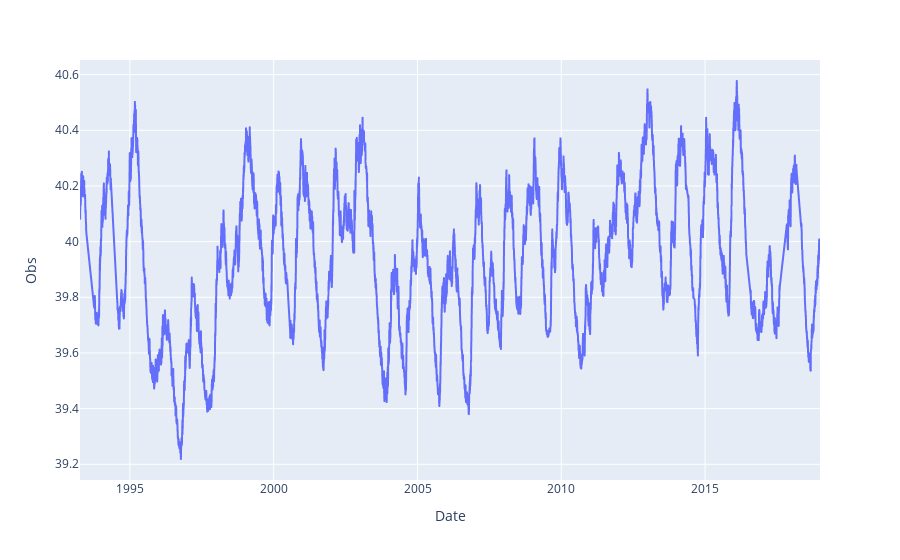
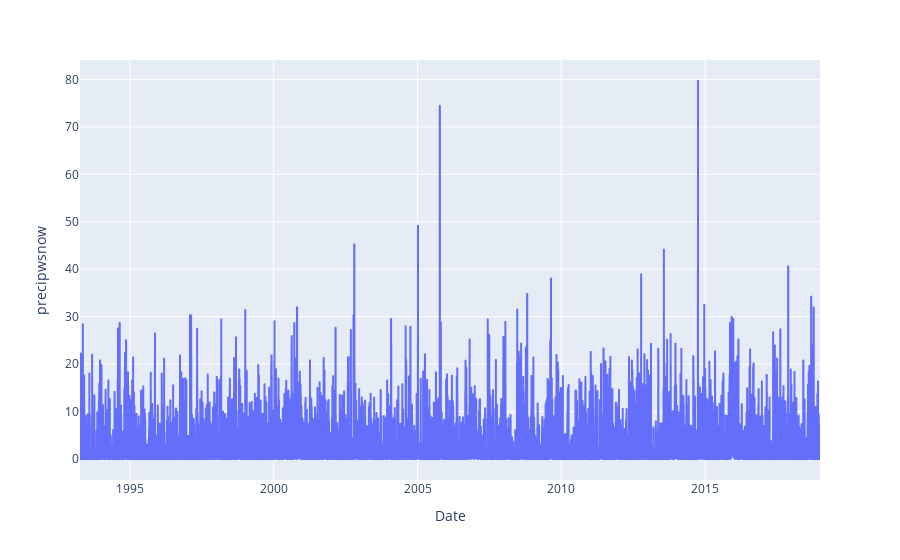
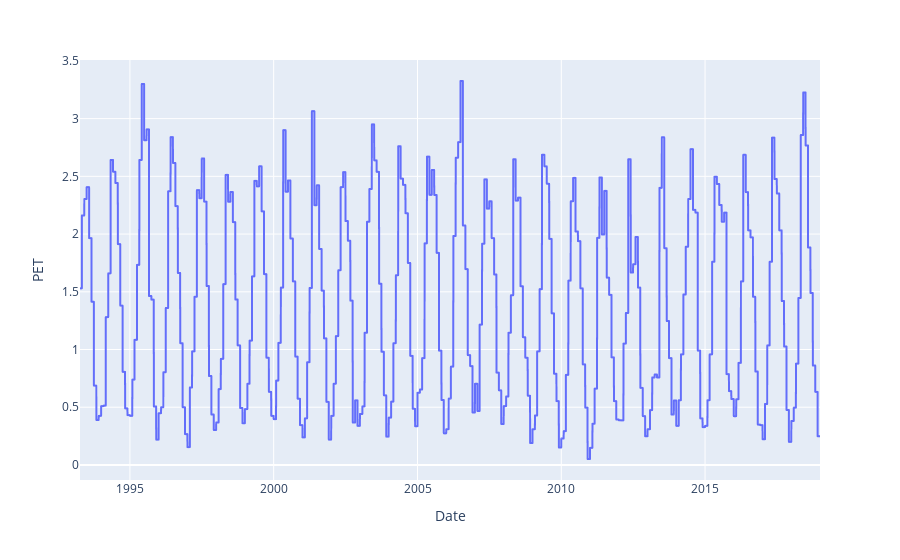

Write notebook code for charts like these, in order.
### Markdown cell above
I should plot this dataset here

### Code cell
fig1 = px.line(df_data, x="Date", y="Obs")
fig1.show()
fig2 = px.line(df_data, x="Date", y="precipwsnow")
fig2.show()
fig3 = px.line(df_data, x="Date", y="PET")
fig3.show()

### Figure 1 — Plotly figure (JSON) as saved in the notebook; plotly's stock layout.template omitted (floating-point values rounded to 4 significant figures; data arrays with more than 128 entries replaced by an {"elided": "..."} marker saying what was removed)
{"data": [{"hovertemplate": "Date=%{x}<br>Obs=%{y}<extra></extra>", "legendgroup": "", "line": {"color": "#636efa", "dash": "solid"}, "marker": {"symbol": "circle"}, "mode": "lines", "name": "", "showlegend": false, "type": "scattergl", "x": {"elided": "9400 str values"}, "xaxis": "x", "y": {"elided": "9400 float values"}, "yaxis": "y"}], "layout": {"legend": {"tracegroupgap": 0}, "margin": {"t": 60}, "xaxis": {"anchor": "y", "domain": [0, 1], "title": {"text": "Date"}}, "yaxis": {"anchor": "x", "domain": [0, 1], "title": {"text": "Obs"}}}}

### Figure 2 — Plotly figure (JSON) as saved in the notebook; plotly's stock layout.template omitted (floating-point values rounded to 4 significant figures; data arrays with more than 128 entries replaced by an {"elided": "..."} marker saying what was removed)
{"data": [{"hovertemplate": "Date=%{x}<br>precipwsnow=%{y}<extra></extra>", "legendgroup": "", "line": {"color": "#636efa", "dash": "solid"}, "marker": {"symbol": "circle"}, "mode": "lines", "name": "", "showlegend": false, "type": "scattergl", "x": {"elided": "9400 str values"}, "xaxis": "x", "y": {"elided": "9400 float values"}, "yaxis": "y"}], "layout": {"legend": {"tracegroupgap": 0}, "margin": {"t": 60}, "xaxis": {"anchor": "y", "domain": [0, 1], "title": {"text": "Date"}}, "yaxis": {"anchor": "x", "domain": [0, 1], "title": {"text": "precipwsnow"}}}}

### Figure 3 — Plotly figure (JSON) as saved in the notebook; plotly's stock layout.template omitted (floating-point values rounded to 4 significant figures; data arrays with more than 128 entries replaced by an {"elided": "..."} marker saying what was removed)
{"data": [{"hovertemplate": "Date=%{x}<br>PET=%{y}<extra></extra>", "legendgroup": "", "line": {"color": "#636efa", "dash": "solid"}, "marker": {"symbol": "circle"}, "mode": "lines", "name": "", "showlegend": false, "type": "scattergl", "x": {"elided": "9400 str values"}, "xaxis": "x", "y": {"elided": "9400 float values"}, "yaxis": "y"}], "layout": {"legend": {"tracegroupgap": 0}, "margin": {"t": 60}, "xaxis": {"anchor": "y", "domain": [0, 1], "title": {"text": "Date"}}, "yaxis": {"anchor": "x", "domain": [0, 1], "title": {"text": "PET"}}}}
